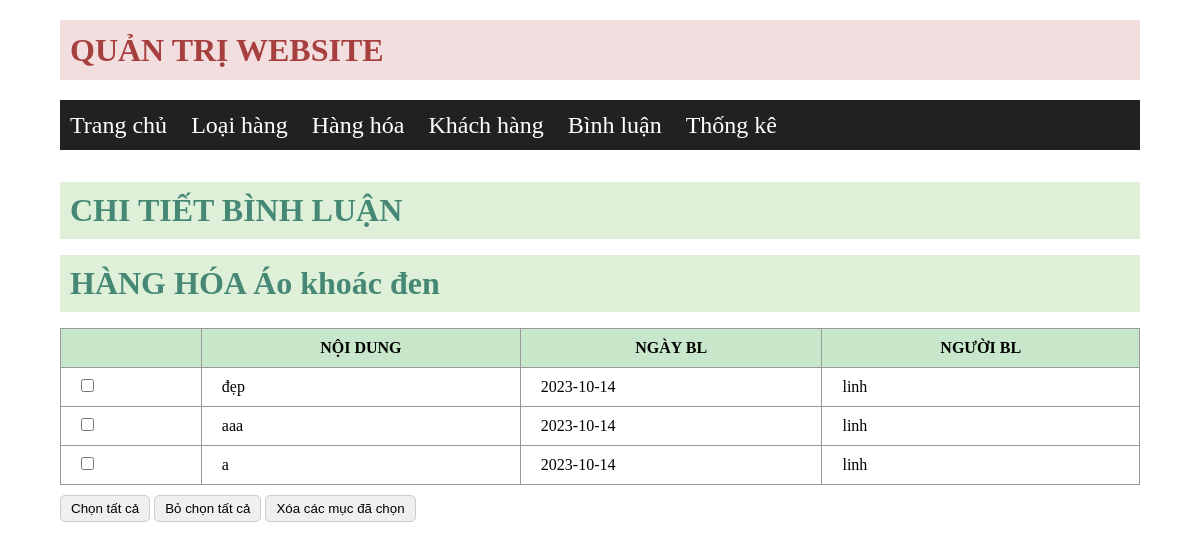
The app's page /kenshop/admin/index.php?act=ctbl&ma_hh=1121 with its own data.
### tables this page shows
CREATE TABLE `hang_hoa` (
  `ma_hh` int(11) NOT NULL,
  `ten_hh` varchar(50) NOT NULL,
  `don_gia` float NOT NULL,
  `giam_gia` float DEFAULT NULL,
  `hinh` varchar(50) NOT NULL,
  `mo_ta` varchar(1000) NOT NULL,
  `so_luot_xem` int(50) NOT NULL,
  `ma_loai` int(50) NOT NULL
);

CREATE TABLE `binh_luan` (
  `ma_bl` int(11) NOT NULL,
  `noi_dung` varchar(255) NOT NULL,
  `ma_hh` int(11) NOT NULL,
  `ma_kh` varchar(255) NOT NULL,
  `ngay_bl` date NOT NULL
);

CREATE TABLE `khach_hang` (
  `ma_kh` int(11) NOT NULL,
  `mat_khau` varchar(50) NOT NULL,
  `ho_ten` varchar(50) NOT NULL,
  `kich_hoat` bit(1) NOT NULL,
  `hinh_anh` varchar(255) NOT NULL,
  `email` varchar(255) NOT NULL,
  `vai_tro` bit(1) NOT NULL DEFAULT b'0'
);

### kenshop/model/pdo.php (called while the page is built, shortened)
<?php
function pdo_get_connection(){
    $dburl = "mysql:host=localhost;dbname=kenshop;charset=utf8";
    $username = 'root';
    $password = '';
    $conn = new PDO($dburl, $username, $password);
    $conn->setAttribute(PDO::ATTR_ERRMODE, PDO::ERRMODE_EXCEPTION);
    return $conn;
}
function pdo_query($sql){
    $sql_args = array_slice(func_get_args(), 1);
    try{
        $conn = pdo_get_connection();
        $stmt = $conn->prepare($sql);
        $stmt->execute($sql_args);
        $rows = $stmt->fetchAll();
        return $rows;
    }
    catch(PDOException $e){
        throw $e;
    }
    finally{
        unset($conn);
    }
}

### kenshop/model/binh-luan.php (called while the page is built, shortened)
<?php
require_once 'pdo.php';
function binh_luan_select_by_hang_hoa($ma_hh){
    $sql = "SELECT b.*, h.ten_hh, k.ho_ten FROM hang_hoa h INNER JOIN  binh_luan b ON h.ma_hh=b.ma_hh INNER JOIN khach_hang k ON b.ma_kh = k.ma_kh WHERE b.ma_hh=? ORDER BY ngay_bl DESC";
    return pdo_query($sql, $ma_hh);
}

### kenshop/admin/binhluan/detail.php (the view)
    <div class="banner">
        <h1>
            CHI TIẾT BÌNH LUẬN
        </h1>
        <h1>HÀNG HÓA <?php echo $items[0]['ten_hh'] ?> </h1>
        <table border="0">
            <tr>
                <th></th>
                <th>NỘI DUNG</th>
                <th>NGÀY BL</th>
                <th>NGƯỜI BL</th>
            </tr>
            <?php
            foreach ($items as $item) {
                extract($item);
                echo '
            <tr>
                <td><input type="checkbox"></td>
                <td>'.$noi_dung.'</td>
                <td>'.$ngay_bl.'</td>
                <td>'.$ho_ten.'</td>
            </tr>
            ';
            }
            ?>
        </table>
        <button class="add">Chọn tất cả</button>
        <button class="add">Bỏ chọn tất cả</button>
        <button class="add">Xóa các mục đã chọn</button>
    </div>
</body>
</html>

### kenshop/content/css/styleadmin.css (style rules this page uses)
* { padding: 0; margin: 0; box-sizing: border-box; }
.banner { margin-top: 10px; margin-bottom: 10px; margin-top: 32px; }
.banner h1 { background-color: #DFF0D8; padding: 10px; color: #468876; margin-bottom: 16px; }
button { padding: 5px 10px; border-radius: 5px; border: 1px #CCC solid; }
table { width: 100%; border-collapse: collapse; margin-bottom: 10px; margin-top: 16px; }
table th { padding: 20px; background-color: #DFF0D8; }
td { padding: 10px 20px; border: 1px solid #999; }
input[type=button],input { padding: 5px; border-radius: 5px; border: 1px solid #999; }

### kenshop/admin/header.php (style rules this page uses)
input { padding: 5px; border-radius: 5px; border: 1px solid #999; cursor: pointer; }
table th { padding: 10px 20px; border: 1px solid #999; background-color: #c8e6c9; }

### records on screen
hang_hoa: ten_hh "Áo khoác đen", binh_luan.noi_dung "đẹp", binh_luan.ngay_bl "2023-10-14", khach_hang.ho_ten "linh", binh_luan.noi_dung "aaa", binh_luan.noi_dung "a"
